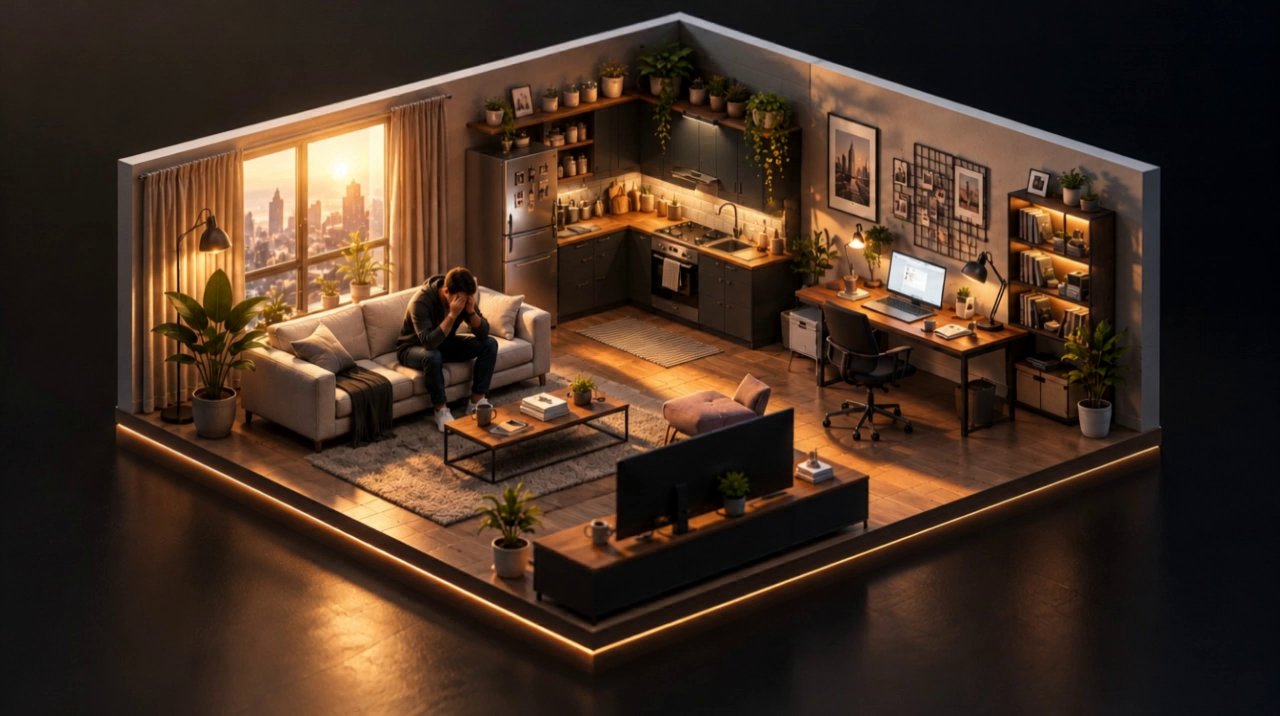
#> input picture frame 12 of chargix/out/hf/hero-loop.mp4, 1280 x 716 px
$ python v10-loops.py out.png
#> lines starting #> are read from the running program, lines starting #| are printed output that depends on the picture; after the words box and inside, x2 and y2 are one past the last pixel; in counts of white or black regions, pixels touching at a corner belong together
#> further down, f is the input picture: shape (716, 1280, 3); mean B, G, R 34.5, 48.4, 68.7
#!/usr/bin/env python3
"""Encode the two opening loops (they play before the scroll film starts) as H.264 MP4 and VP9 WebM.

Each Higgsfield loop starts and ends on the same keyframe as frame 0 of its film, so the hand-off to
the scroll film is seamless. Applies the same sky taming as v10-frames.py.
usage: v10-loops.py <out_dir>
"""
import os, subprocess, sys
import cv2
import numpy as np

HF = os.path.join(os.path.dirname(os.path.abspath(__file__)), '..', 'out', 'hf')
out = sys.argv[1]
os.makedirs(out, exist_ok=True)


def tame(img):
    hsv = cv2.cvtColor(img, cv2.COLOR_BGR2HSV).astype(np.float32)
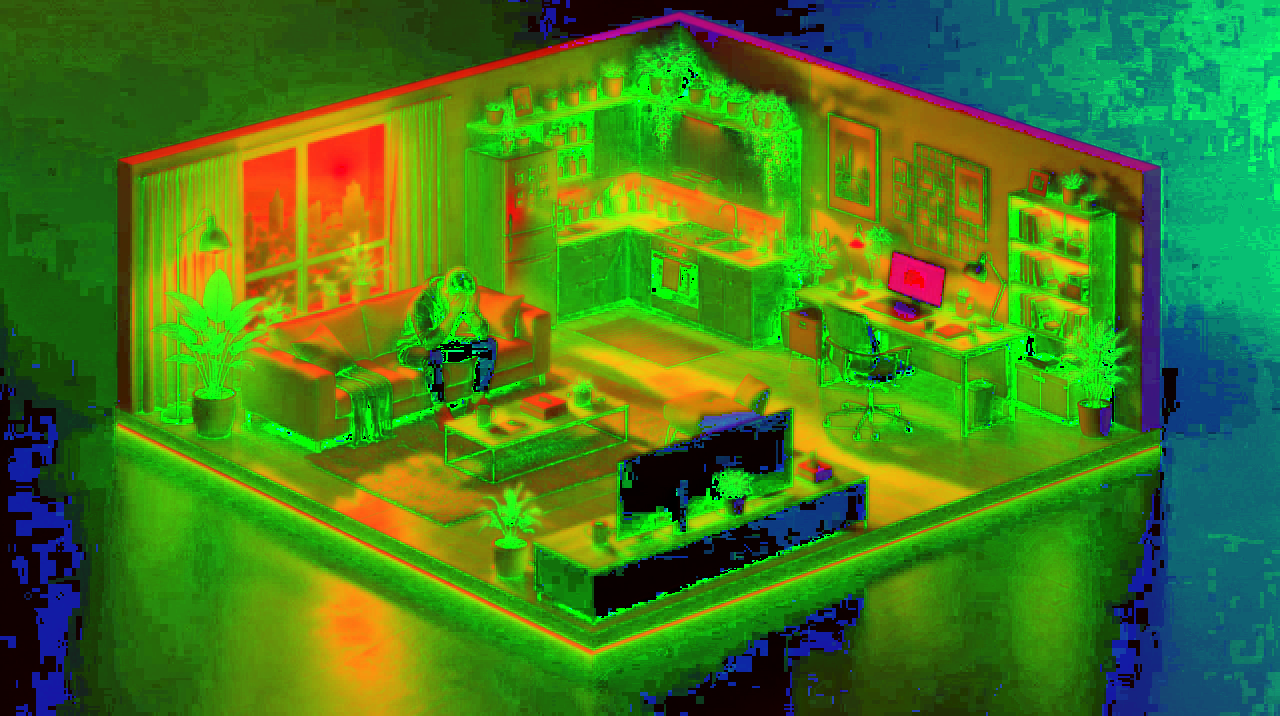
#> hsv: shape (716, 1280, 3) float32; mean B, G, R 30.9, 124.7, 69.6
    h, s = hsv[..., 0], hsv[..., 1]
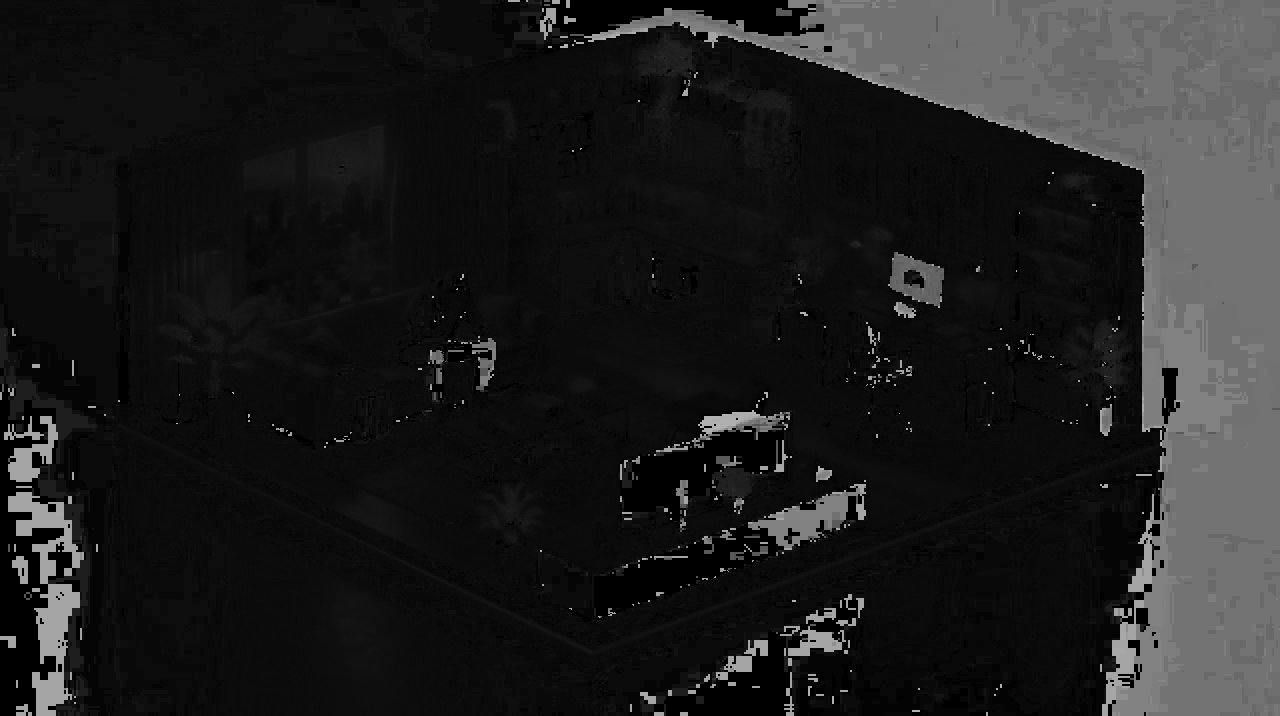
#> h: shape (716, 1280) float32; min 0, max 179, mean 30.8
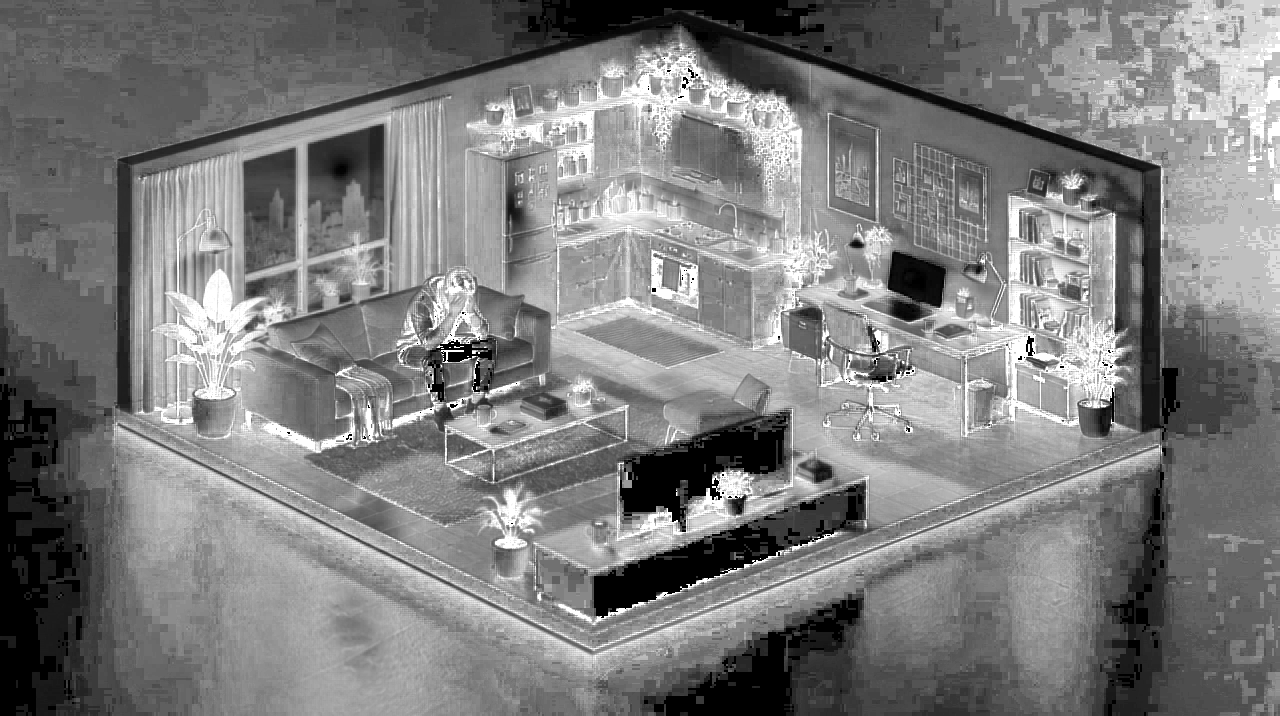
#> s: shape (716, 1280) float32; min 0, max 255, mean 124.6
    w = np.clip((s - 70) / 80, 0, 1) * np.clip(1 - np.abs(h - 148) / 22, 0, 1)
    hsv[..., 1] = s * (1 - 0.7 * w)
#> hsv: shape (716, 1280, 3) float32; 0.32% of pixels changed, all inside (x1, y1, x2, y2) = (10, 34, 1256, 716)
    hsv[..., 0] = h + (112 - h) * 0.5 * w
#> hsv: shape (716, 1280, 3) float32; mean B, G, R 30.9, 124.6, 69.6
    return cv2.cvtColor(np.clip(hsv, 0, 255).astype(np.uint8), cv2.COLOR_HSV2BGR)


for name, src in (('ck-loop', 'hero-loop.mp4'), ('nv-loop', 'nv-loop.mp4')):
    cap = cv2.VideoCapture(os.path.join(HF, src))
    fr = []
    while True:
        ok, f = cap.read()
        if not ok:
            break
        fr.append(tame(f))
    fr = fr[:-1]  # the last frame repeats the first; drop it so the loop doesn't stutter
    h, w = fr[0].shape[:2]
    raw = b''.join(f.tobytes() for f in fr)
    base = ['ffmpeg', '-v', 'error', '-y', '-f', 'rawvideo', '-pix_fmt', 'bgr24', '-s', f'{w}x{h}', '-r', '24', '-i', '-']
    subprocess.run(base + ['-c:v', 'libx264', '-preset', 'slow', '-crf', '20', '-pix_fmt', 'yuv420p', '-movflags', '+faststart', '-an',
                           os.path.join(out, name + '.mp4')], input=raw, check=True)
    subprocess.run(base + ['-c:v', 'libvpx-vp9', '-b:v', '0', '-crf', '30', '-row-mt', '1', '-deadline', 'good', '-cpu-used', '2', '-pix_fmt', 'yuv420p', '-an',
                           os.path.join(out, name + '.webm')], input=raw, check=True)
    cv2.imwrite(os.path.join(out, name + '-first.png'), fr[0])
    print(name, len(fr), 'frames', {e: os.path.getsize(os.path.join(out, name + e)) for e in ('.mp4', '.webm')})

$ run again, starting later in the video
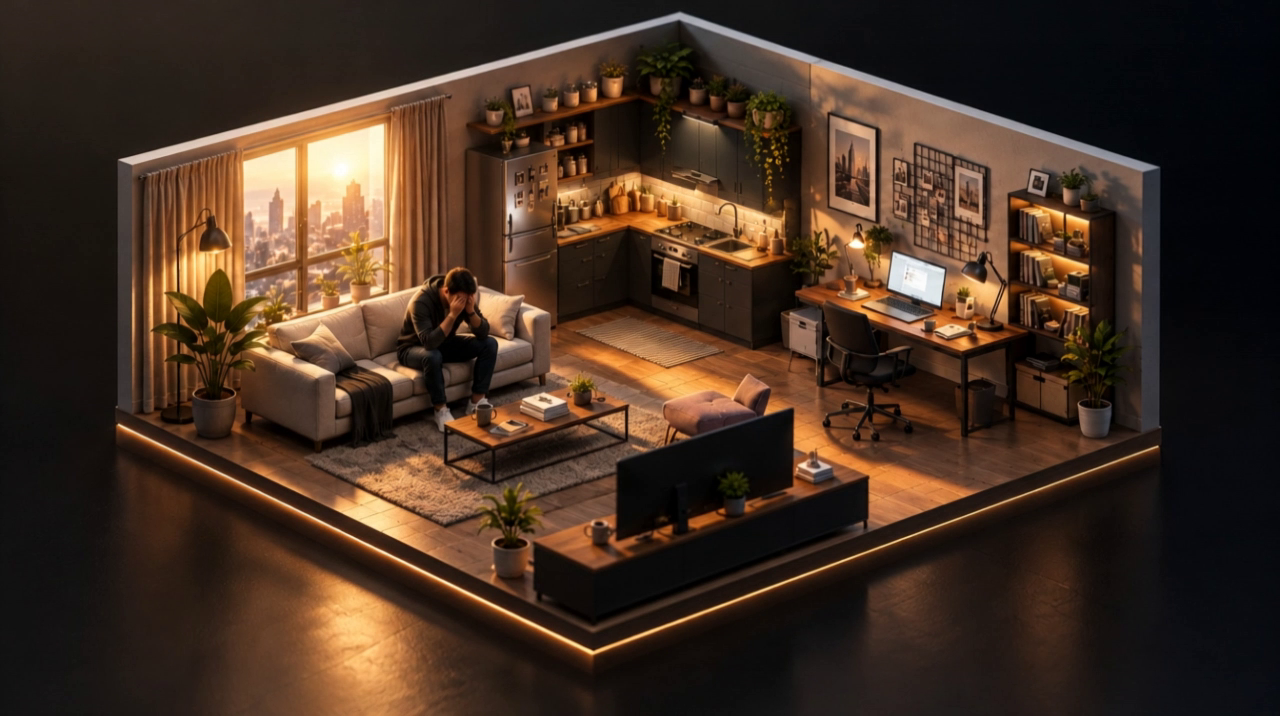
#> input picture frame 96 of chargix/out/hf/hero-loop.mp4, 1280 x 716 px
#> f is the input picture: shape (716, 1280, 3); mean B, G, R 34.8, 48.7, 68.9
#> in tame, `h, s = hsv[..., 0], hsv[..., 1]`:
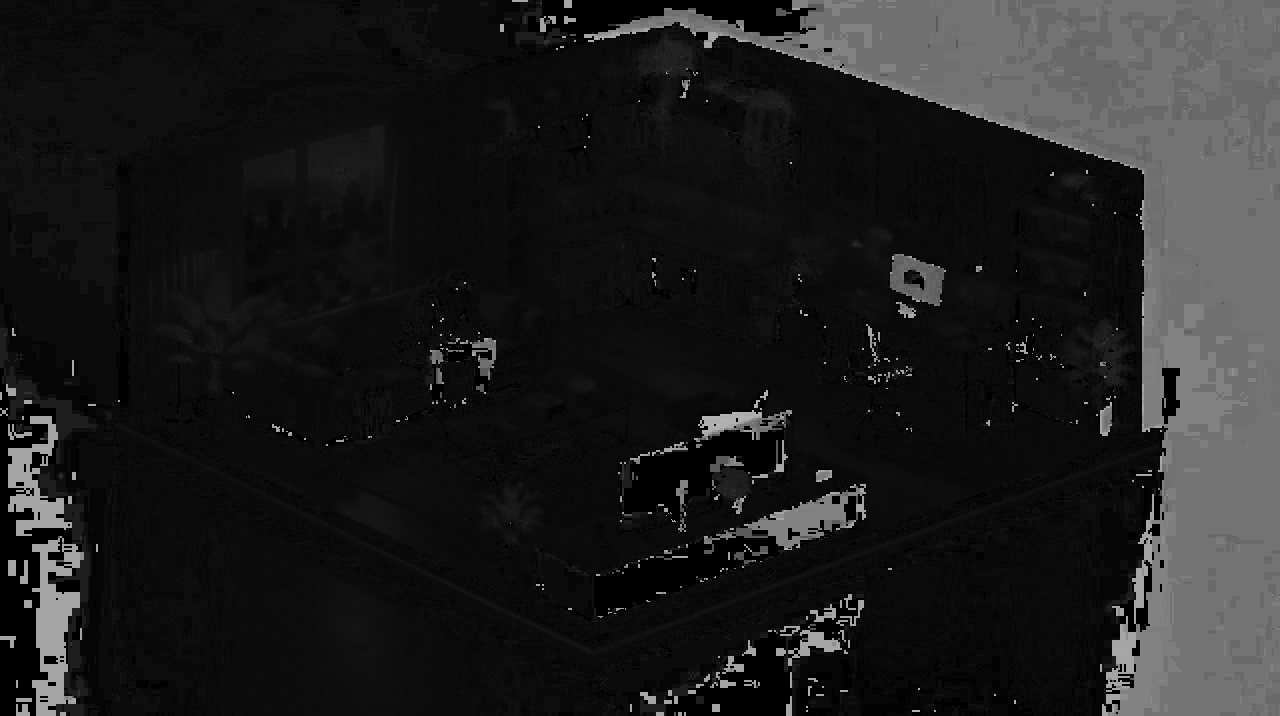
#> h: shape (716, 1280) float32; min 0, max 179, mean 30.8
#> in tame, `h, s = hsv[..., 0], hsv[..., 1]`:
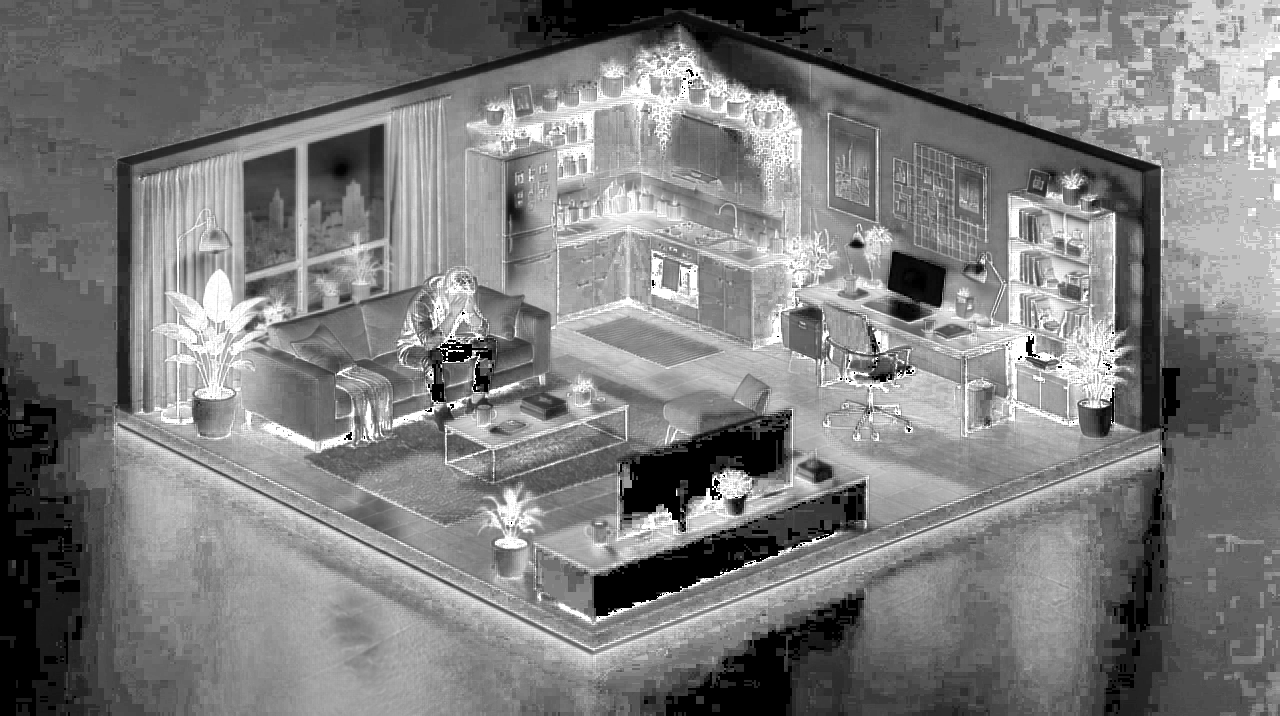
#> s: shape (716, 1280) float32; min 0, max 255, mean 123.9
